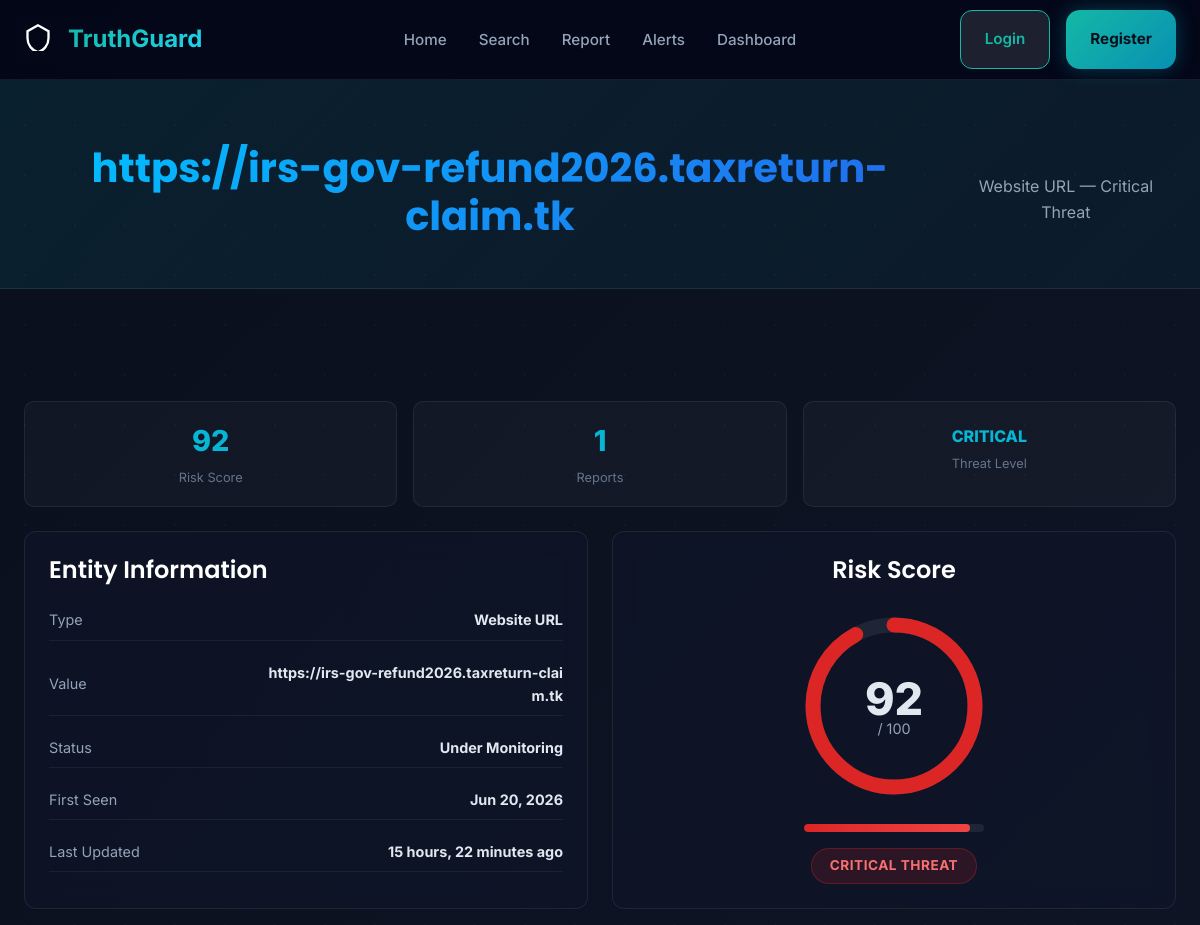
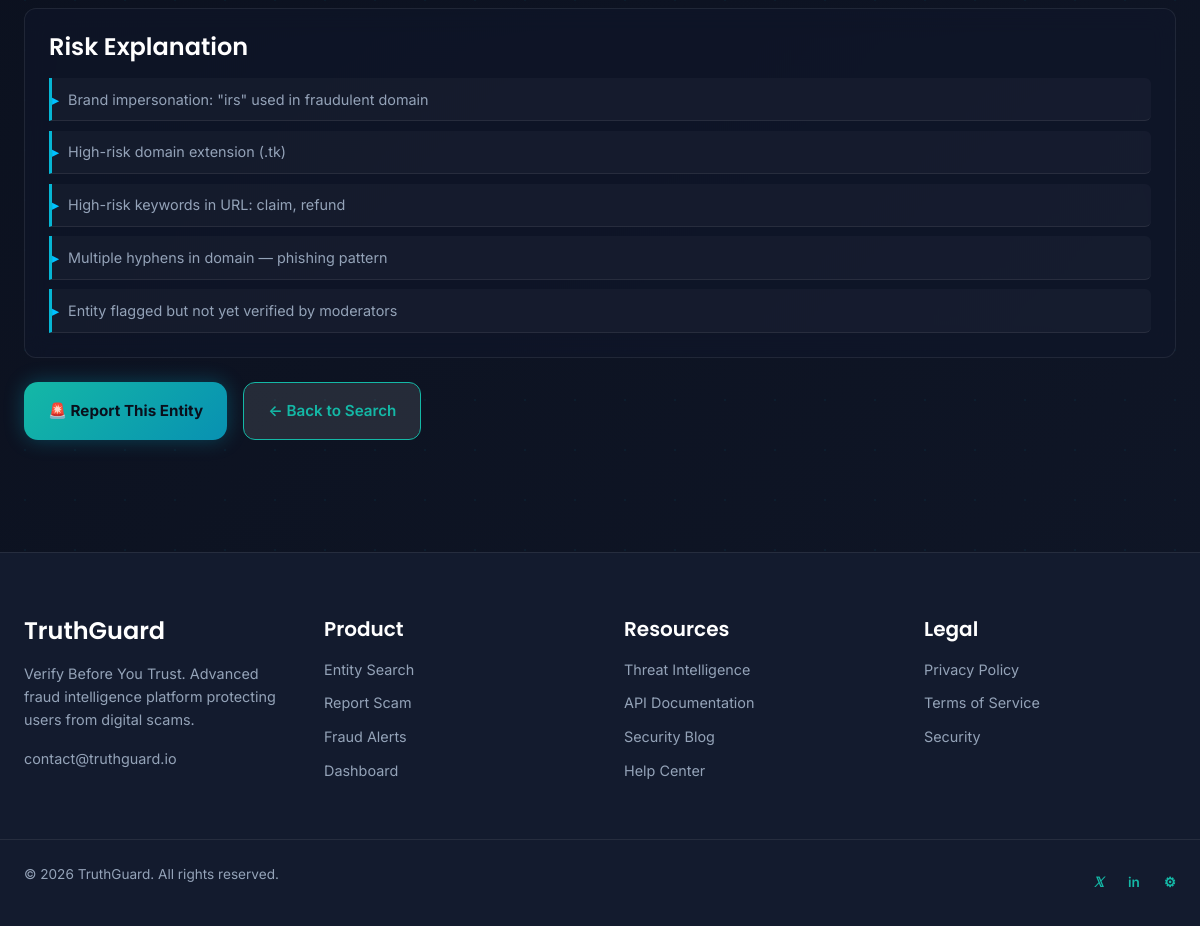
The page /search/21/ on the database its author committed (2 pictures, top to bottom).
### entities/models.py (models this page shows, shortened)
class Entity(models.Model):
    ENTITY_TYPES = [
        ('phone', 'Phone Number'),
        ('email', 'Email Address'),
        ('website', 'Website URL'),
    ]
    THREAT_LEVELS = [
        ('safe', 'Safe'),
        ('low', 'Low'),
        ('medium', 'Medium'),
        ('high', 'High'),
        ('critical', 'Critical'),
    ]
    STATUS_CHOICES = [
        ('active', 'Active'),
        ('monitoring', 'Under Monitoring'),
        ('blocked', 'Blocked'),
        ('cleared', 'Cleared'),
    ]
    entity_type = models.CharField(max_length=20, choices=ENTITY_TYPES)
    entity_value = models.CharField(max_length=500, unique=True, db_index=True)
    risk_score = models.PositiveIntegerField(default=0)
    threat_level = models.CharField(max_length=20, choices=THREAT_LEVELS, default='safe')
    status = models.CharField(max_length=20, choices=STATUS_CHOICES, default='active')
    report_count = models.PositiveIntegerField(default=0)
    risk_explanation = models.JSONField(default=list, blank=True)
    created_at = models.DateTimeField(auto_now_add=True)
    updated_at = models.DateTimeField(auto_now=True)
    class Meta:
        ordering = ['-risk_score', '-updated_at']
        verbose_name_plural = 'entities'

### entities/views.py (the view)
# urls.py: path('<int:pk>/', entity_detail, name='entity_detail'),
def entity_detail(request, pk):
    entity = get_object_or_404(Entity, pk=pk)
    risk_result = risk_engine.calculate(entity)
    historical_reports = Report.objects.filter(
        entity=entity,
        report_status='approved',
    ).select_related('reporter')
    related_alerts = entity.alerts.filter(is_active=True)
    return render(request, 'entities/detail.html', {
        'entity': entity,
        'risk_result': risk_result,
        'historical_reports': historical_reports,
        'related_alerts': related_alerts,
    })

### analytics/services/risk_engine.py (called while the page is built)
    def _intrinsic_analysis(self, entity):
        etype = entity.entity_type
        value = entity.entity_value.lower()
        score = 0
        reasons = []
        if etype == 'email':
            s, r = self._analyse_email(value)
        elif etype == 'website':
            s, r = self._analyse_website(value)
        elif etype == 'phone':
            s, r = self._analyse_phone(value)
        else:
            s, r = 0, []
        score += s
        reasons.extend(r)
        return score, reasons

    def _check_patterns(self, entity):
        matches = []
        value = entity.entity_value.lower()
        for pattern in Pattern.objects.filter(is_active=True):
            try:
                if re.search(pattern.signature, value, re.IGNORECASE):
                    matches.append(pattern)
            except re.error:
                if pattern.signature.lower() in value:
                    matches.append(pattern)
        return matches

    def _score_to_threat(self, score):
        for threshold, level in self.THREAT_THRESHOLDS:
            if score >= threshold:
                return level
        return 'safe'

### core/context_processors.py (called while the page is built)
def site_stats(request):
    return {
        'total_reports': Report.objects.filter(report_status='approved').count(),
        'total_entities': Entity.objects.count(),
        'active_alerts': Alert.objects.filter(is_active=True).count(),
        'high_risk_entities': Entity.objects.filter(threat_level__in=['high', 'critical']).count(),
    }

### templates/entities/detail.html (shortened to what this page needs)
{% extends 'base.html' %}
{% load static %}
{% block content %}
<section class="page-header">
    <div class="container">
        <h1>{{ entity.entity_value }}</h1>
        <p>{{ entity.get_entity_type_display }} — {{ entity.get_threat_level_display }} Threat</p>
    </div>
</section>
<section class="results-section">
    <div class="container">
        <div class="stats-row">
            <div class="stat-box">
                <span class="stat-val">{{ entity.risk_score }}</span>
                <span class="stat-lbl">Risk Score</span>
            </div>
            <div class="stat-box">
                <span class="stat-val">{{ entity.report_count }}</span>
                <span class="stat-lbl">Reports</span>
            </div>
            <div class="stat-box">
                <span class="stat-val threat-{{ entity.threat_level }}"
                      style="font-size:1rem; padding-top:0.4rem; display:block;">
                    {{ entity.get_threat_level_display|upper }}
                </span>
                <span class="stat-lbl">Threat Level</span>
            </div>
        </div>
        <div class="results-grid">
            <div class="result-card glass-card">
                <h3>Entity Information</h3>
                <div class="entity-info">
                    <div class="info-row"><span>Type</span><strong>{{ entity.get_entity_type_display }}</strong></div>
                    <div class="info-row"><span>Value</span><strong>{{ entity.entity_value }}</strong></div>
                    <div class="info-row"><span>Status</span><strong>{{ entity.get_status_display }}</strong></div>
                    <div class="info-row"><span>First Seen</span><strong>{{ entity.created_at|date:"M d, Y" }}</strong></div>
                    <div class="info-row"><span>Last Updated</span><strong>{{ entity.updated_at|timesince }} ago</strong></div>
                </div>
            </div>
            <div class="result-card glass-card risk-meter-card">
                <h3>Risk Score</h3>
                <div class="risk-meter" data-score="{{ entity.risk_score }}">
                    <svg class="risk-circle" viewBox="0 0 120 120">
                        <circle class="risk-bg" cx="60" cy="60" r="54"/>
                        <circle class="risk-progress threat-{{ entity.threat_level }}"
                                cx="60" cy="60" r="54"
                                id="riskProgressCircle"
                                data-score="{{ entity.risk_score }}"/>
                    </svg>
                    <div class="risk-score-text">
                        <span class="score-number" id="scoreNumber">0</span>
                        <span class="score-label">/ 100</span>
                    </div>
                </div>
                <div class="risk-bar-wrap">
                    <div class="risk-bar-track">
                        <div class="risk-bar-fill {{ entity.threat_level }}"
                             id="riskBarFill"
                             style="width: 0%"></div>
                    </div>
                </div>
                <div class="threat-badge {{ entity.threat_level }}">
                    {{ entity.get_threat_level_display }} Threat
                </div>
            </div>
            <div class="result-card glass-card full-width">
                <h3>Risk Explanation</h3>
                <ul class="explanation-list">
                    {% for reason in risk_result.explanation %}
                    <li>{{ reason }}</li>
                    {% empty %}
                    <li>No specific threat indicators found.</li>
                    {% endfor %}
                </ul>
            </div>
        </div>
        <div style="display:flex; gap:1rem; flex-wrap:wrap; margin-top:1rem;">
            <a href="{% url 'report' %}" class="btn-primary">🚨 Report This Entity</a>
            <a href="{% url 'search' %}" class="btn-secondary">← Back to Search</a>
        </div>
    </div>
</section>
{% endblock %}

### static/css/style.css (style rules this page uses)
:root { --primary: #00E5FF; --secondary: #6C63FF; --accent: #06B6D4; --accent-hover: #0891b2; --bg-primary: #0A0F1C; --bg-secondary: #131B2E; --bg-tertiary: #1a2540; --success: #22C55E; --warning: #F59E0B; --danger: #EF4444; --critical: #DC2626; --text-primary: #FFFFFF; --text-secondary: #E2E8F0; --text-muted: #94A3B8; --border-color: rgba(255, 255, 255, 0.08); --border-accent: rgba(6, 182, 212, 0.3); --spacing-xs: 4px; --spacing-sm: 8px; --spacing-md: 16px; --spacing-lg: 24px; --spacing-xl: 32px; --spacing-2xl: 48px; --spacing-3xl: 64px; --radius-sm: 4px; --radius-md: 8px; --radius-lg: 12px; --radius-xl: 16px; --radius-full: 9999px; --transition-fast: 150ms ease-in-out; --transition-normal: 300ms ease-in-out; --transition-slow: 500ms ease-in-out; --shadow-sm: 0 1px 2px rgba(0, 0, 0, 0.05); --shadow-md: 0 4px 6px rgba(0, 0, 0, 0.1); --shadow-lg: 0 10px 15px rgba(0, 0, 0, 0.2); --shadow-xl: 0 20px 25px rgba(0, 0, 0, 0.3); --shadow-glow: 0 0 20px rgba(6, 182, 212, 0.3); --glass-bg: rgba(15, 23, 42, 0.6); --glass-border: rgba(255, 255, 255, 0.08); }
.glass-card { background: var(--glass-bg); backdrop-filter: blur(12px); border: 1px solid var(--glass-border); border-radius: var(--radius-lg); transition: all var(--transition-normal); }
* { margin: 0; padding: 0; box-sizing: border-box; }
html { scroll-behavior: smooth; font-size: 16px; }
body { font-family: 'Inter', -apple-system, BlinkMacSystemFont, 'Segoe UI', sans-serif; background-color: var(--bg-primary); color: var(--text-primary); line-height: 1.6; overflow-x: hidden; }
h1, h2, h3, h4, h5, h6 { font-family: 'Poppins', sans-serif; }
h1, h2, h3, h4, h5, h6 { font-weight: 600; line-height: 1.2; margin-bottom: var(--spacing-md); }
h1 { font-size: 3rem; font-weight: 700; }
h3 { font-size: 1.5rem; }
p { margin-bottom: var(--spacing-md); color: var(--text-muted); }
a { color: var(--accent); text-decoration: none; transition: color var(--transition-fast); }
.container { max-width: 1200px; margin: 0 auto; padding: 0 var(--spacing-lg); }
.btn-primary, .btn-secondary { padding: var(--spacing-md) var(--spacing-lg); border: none; border-radius: var(--radius-lg); font-size: 0.95rem; font-weight: 600; cursor: pointer; transition: all var(--transition-fast); display: inline-flex; align-items: center; gap: var(--spacing-sm); text-decoration: none; }
.btn-primary { background: linear-gradient(135deg, var(--accent), #0891b2); color: var(--bg-primary); box-shadow: var(--shadow-glow); }
.btn-secondary { background: rgba(255, 255, 255, 0.1); color: var(--accent); border: 1px solid var(--accent); }
.badge.critical, .tag.critical, .threat-badge.critical { background: rgba(220, 38, 38, 0.2); color: #fecaca; border: 1px solid rgba(220, 38, 38, 0.4); }
.page-header { background: linear-gradient(135deg, rgba(6, 182, 212, 0.1) 0%, rgba(6, 182, 212, 0.05) 100%); border-bottom: 1px solid var(--border-color); padding: var(--spacing-3xl) 0; margin-bottom: var(--spacing-3xl); }
.page-header .container { display: flex; justify-content: space-between; align-items: center; }
.page-header h1 { color: var(--text-primary); margin-bottom: var(--spacing-md); }
.page-header p { color: var(--text-muted); margin-bottom: 0; }

### static/css/animations.css (style rules this page uses)
.badge, .tag, .threat-badge { animation: badgeFade 0.4s ease-in-out; }

### static/css/auth.css (style rules this page uses)
:root { --bg-dark: #060b14; --bg-card: #101826; --primary: #00c2ff; --secondary: #2563eb; --accent: #14b8a6; --text: #f8fafc; --muted: #94a3b8; --border: rgba(148,163,184,.12); --radius: 20px; }
.btn-primary { border:none; border-radius:14px; font-weight:700; cursor:pointer; transition:.3s; }

### static/css/responsive.css (style rules this page uses)
.results-section { padding: var(--spacing-2xl) 0; }
.results-grid { display: grid; grid-template-columns: repeat(auto-fit, minmax(300px, 1fr)); gap: var(--spacing-lg); margin-bottom: var(--spacing-2xl); }
.result-card { background: rgba(15, 23, 42, 0.6); border: 1px solid var(--border-color); border-radius: var(--radius-lg); padding: var(--spacing-lg); }
.result-card.full-width { grid-column: 1 / -1; }
.risk-circle { position: relative; width: 120px; height: 120px; }
.info-row { display: grid; grid-template-columns: 150px 1fr; gap: var(--spacing-lg); }

### rows shown on the page
Entity: entity_value "https://irs-gov-refund2026.taxreturn-claim.tk", entity_type "Website URL", threat_level "Critical", risk_score "92", report_count "1", threat_level "CRITICAL", status "Under Monitoring", created_at "Jun 20, 2026", updated_at "15 hours, 22 minutes"

### other values the page prints
{{ reason }} "Brand impersonation: \"irs\" used in fraudulent domain" "High-risk domain extension (.tk)" "High-risk keywords in URL: claim, refund" "Multiple hyphens in domain — phishing pattern" "Entity flagged but not yet verified by moderators"
